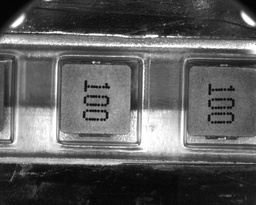
#> input picture source/100-1.jpg, 256 x 205 px, shrunk from 1280 x 1024 before the run
$ jupyter execute main.ipynb
#> lines starting #> are read from the running program, lines starting #| are printed output that depends on the picture; after the words box and inside, x2 and y2 are one past the last pixel; in counts of white or black regions, pixels touching at a corner belong together
[cell 1]
import cv2
import numpy as np
import time
import os
import matplotlib.pyplot as plt
import itertools
from scipy.signal import convolve2d

[cell 2]
img = cv2.imread('./source/100-1.jpg')
#> img is the input picture: shape (205, 256, 3); min 3, max 255, mean 92.2
template = cv2.imread('./template/100-Template.jpg')
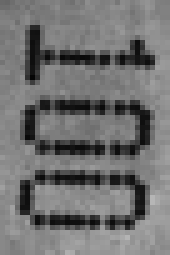
#> input picture template/100-Template.jpg, 34 x 51 px, shrunk from 170 x 253 before the run (shown 5 times larger)
#> template is the input picture: shape (51, 34, 3); min 6, max 182, mean 113.6

[cell 3]
plt.figure(figsize=(10, 10))
plt.imshow(img)

[cell 4]
plt.figure(figsize=(10, 10))
plt.imshow(template)

[cell 5]
def conv(x, y):
    # pad
    pad = np.array(y.shape) // 2
    padded_x = np.ones([x.shape[0] + pad[0]*2, x.shape[1] + pad[1]*2]) * 0
    padded_x[pad[0]:-pad[0], pad[1]:-pad[1]] = x

    # conv windows
    view_shape = tuple(np.subtract(padded_x.shape, y.shape) + 1) + y.shape
    strides = padded_x.strides + padded_x.strides
    sub_matrices = np.lib.stride_tricks.as_strided(padded_x, view_shape, strides)

    # einsum method
    y = np.flipud(np.fliplr(y))

    m = np.einsum('ij,klij->kl', y, sub_matrices)

    return m

def CrossCorrelation(x, y):
    # pad
    pad = np.array(y.shape) // 2
    padded_x = np.ones([x.shape[0] + pad[0]*2, x.shape[1] + pad[1]*2]) * 0
    padded_x[pad[0]:-pad[0], pad[1]:-pad[1]] = x

    # conv windows
    view_shape = tuple(np.subtract(padded_x.shape, y.shape) + 1) + y.shape
    strides = padded_x.strides + padded_x.strides
    sub_matrices = np.lib.stride_tricks.as_strided(padded_x, view_shape, strides)

    # einsum method
    m = np.einsum('ij,klij->kl', y, sub_matrices)

    return m

[cell 6]
img = img[:, :, 2]*0.299 + img[:, :, 1]*0.587 + img[:, :, 0]*0.114
#> img: shape (205, 256) float64
img = img.astype(np.uint8)

template = template[:, :, 2]*0.299 + template[:, :, 1]*0.587 + template[:, :, 0]*0.114
#> template: shape (51, 34) float64
template = template.astype(np.uint8)

[cell 7]
dst = cv2.cornerHarris(template, 2, 3, 0.04)
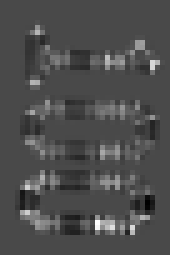
#> dst: shape (51, 34) float32 (shown 5 times larger); min -0.00208, max 0.00513, mean 0.000127; drawn with min black and max white

a = (dst - dst.min()) / (dst.max() - dst.min()) * 255
a = np.abs(a)


plt.figure(figsize=(10, 10))
plt.imshow(a, cmap='gray')

[cell 8]
featureMap = a < 140
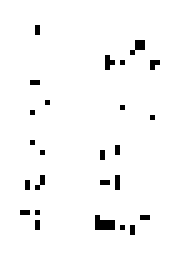
#> featureMap: shape (51, 34) bool (shown 5 times larger); 96.8% white; black in thin lines or dots, all inside (x1, y1, x2, y2) = (4, 5, 32, 47)

b = np.zeros(a.shape)
b[featureMap] = 1

plt.figure(figsize=(10, 10))
plt.imshow(b, cmap='gray')
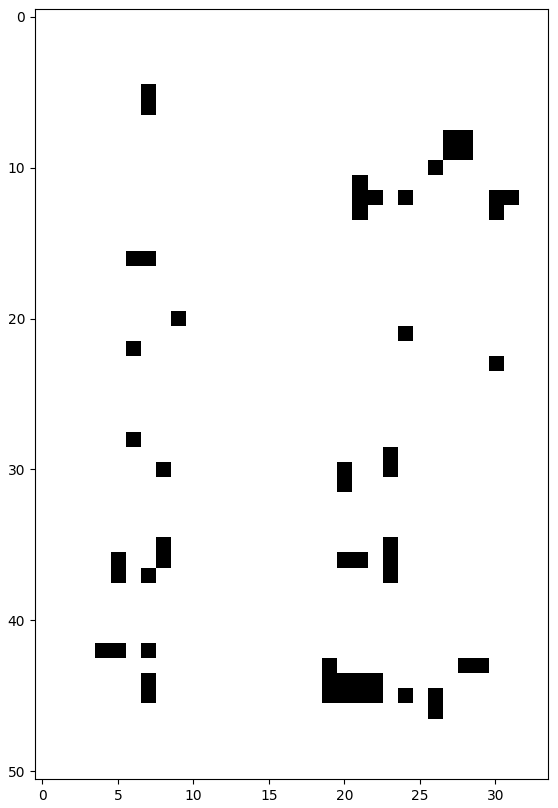
#> figure drawn by matplotlib, 1 panel

[cell 9]
np.sum(featureMap)
#> Out = 1678

[cell 10]
Sx = np.array([[1, 0, -1],
               [2, 0, -2],
               [1, 0, -1]])
Sy = np.array([[1, 2, 1],
               [0, 0, 0],
               [-1, -2, -1]])

[cell 11]
Gx = convolve2d(template, Sx, mode='same', boundary='fill', fillvalue=0)
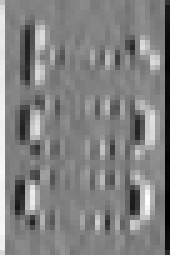
#> Gx: shape (51, 34) int64 (shown 5 times larger); min -630, max 613, mean 1.6; drawn with min black and max white
Gy = convolve2d(template, Sy, mode='same', boundary='fill', fillvalue=0)
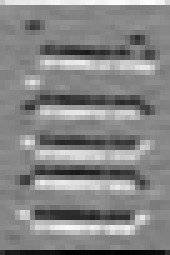
#> Gy: shape (51, 34) int64 (shown 5 times larger); min -637, max 577, mean 1.5; drawn with min black and max white

[cell 12]
d = np.empty([*template.shape, 2])
d[:, :, 0] = Gx
d[:, :, 1] = Gy

[cell 13]
p = np.empty([*template.shape, 2], dtype=np.int32)
p_center = np.array(template.shape)//2
#> p_center = [25, 17]
for x, y in itertools.product(range(template.shape[0]), range(template.shape[1])):
    p[x, y, :] = [x, y]
p = p - p_center

[cell 14]
e = np.empty([*img.shape, 2])
e[:, :, 0] = convolve2d(img, Sx, mode='same', boundary='fill', fillvalue=0)
e[:, :, 1] = convolve2d(img, Sy, mode='same', boundary='fill', fillvalue=0)

[cell 15]
d = d[featureMap]
#> d = 1678 pairs, first value -630 to 613, second value -637 to 577
p = p[featureMap]
#> p = 1678 pairs, first value -25 to 25, second value -17 to 16

[cell 16]
res = np.zeros(img.shape)
for qx, qy in itertools.product(range(-p[:, 0].min(), img.shape[0] - p[:, 0].max()), range(-p[:, 1].min(), img.shape[1] - p[:, 1].max())):
    c = p + [qx, qy]
    res[qx, qy] = np.mean(e[c[:, 0], c[:, 1]] * d)
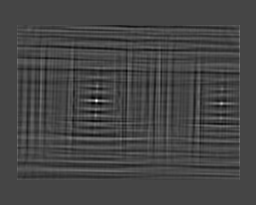
#> res: shape (205, 256) float64; min -8738.1, max 23536.7, mean 34.6; drawn with min black and max white

[cell 17]
plt.figure(figsize=(20, 10))
plt.imshow(res, cmap='gray')

[cell 18]
# openCV
img = cv2.imread('./source/100-1.jpg')
template = cv2.imread('./template/100-Template.jpg')

img = cv2.cvtColor(img, cv2.COLOR_BGR2GRAY)
template = cv2.cvtColor(template, cv2.COLOR_BGR2GRAY)

alg = cv2.createGeneralizedHoughGuil()

edges = cv2.Canny(template, 200, 250)
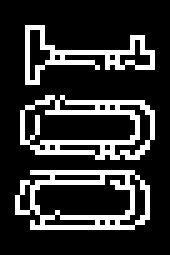
#> edges: shape (51, 34) (shown 5 times larger); 19.6% white in thin lines or dots, all inside (x1, y1, x2, y2) = (3, 5, 31, 46)
alg.setTemplate(edges)

[positions,votes] = alg.detect(img)
#> positions = None; votes = None
